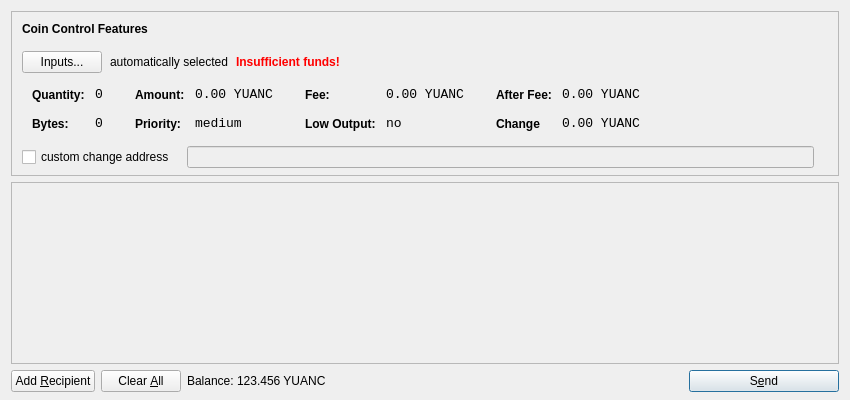
<?xml version="1.0" encoding="UTF-8"?>
<ui version="4.0">
 <class>SendCoinsDialog</class>
 <widget class="QDialog" name="SendCoinsDialog">
  <property name="geometry">
   <rect>
    <x>0</x>
    <y>0</y>
    <width>850</width>
    <height>400</height>
   </rect>
  </property>
  <property name="windowTitle">
   <string>Send Coins</string>
  </property>
  <layout class="QVBoxLayout" name="verticalLayout" stretch="0,1,0">
   <property name="bottomMargin">
    <number>8</number>
   </property>
   <item>
    <widget class="QFrame" name="frameCoinControl">
     <property name="sizePolicy">
      <sizepolicy hsizetype="Expanding" vsizetype="Expanding">
       <horstretch>0</horstretch>
       <verstretch>0</verstretch>
      </sizepolicy>
     </property>
     <property name="maximumSize">
      <size>
       <width>16777215</width>
       <height>16777215</height>
      </size>
     </property>
     <property name="frameShape">
      <enum>QFrame::StyledPanel</enum>
     </property>
     <property name="frameShadow">
      <enum>QFrame::Sunken</enum>
     </property>
     <layout class="QVBoxLayout" name="verticalLayoutCoinControl2">
      <property name="spacing">
       <number>-1</number>
      </property>
      <property name="leftMargin">
       <number>0</number>
      </property>
      <property name="topMargin">
       <number>0</number>
      </property>
      <property name="rightMargin">
       <number>0</number>
      </property>
      <property name="bottomMargin">
       <number>6</number>
      </property>
      <item>
       <layout class="QVBoxLayout" name="verticalLayoutCoinControl" stretch="0,0,0,0,1">
        <property name="spacing">
         <number>0</number>
        </property>
        <property name="leftMargin">
         <number>10</number>
        </property>
        <property name="topMargin">
         <number>10</number>
        </property>
        <item>
         <layout class="QHBoxLayout" name="horizontalLayoutCoinControl1">
          <property name="bottomMargin">
           <number>15</number>
          </property>
          <item>
           <widget class="QLabel" name="labelCoinControlFeatures">
            <property name="sizePolicy">
             <sizepolicy hsizetype="Preferred" vsizetype="Maximum">
              <horstretch>0</horstretch>
              <verstretch>0</verstretch>
             </sizepolicy>
            </property>
            <property name="font">
             <font>
              <weight>75</weight>
              <bold>true</bold>
             </font>
            </property>
            <property name="styleSheet">
             <string notr="true">font-weight:bold;</string>
            </property>
            <property name="text">
             <string>Coin Control Features</string>
            </property>
           </widget>
          </item>
         </layout>
        </item>
        <item>
         <layout class="QHBoxLayout" name="horizontalLayoutCoinControl2" stretch="0,0,0,0">
          <property name="spacing">
           <number>8</number>
          </property>
          <property name="bottomMargin">
           <number>10</number>
          </property>
          <item>
           <widget class="QPushButton" name="pushButtonCoinControl">
            <property name="styleSheet">
             <string notr="true"/>
            </property>
            <property name="text">
             <string>Inputs...</string>
            </property>
           </widget>
          </item>
          <item>
           <widget class="QLabel" name="labelCoinControlAutomaticallySelected">
            <property name="text">
             <string>automatically selected</string>
            </property>
            <property name="margin">
             <number>5</number>
            </property>
           </widget>
          </item>
          <item>
           <widget class="QLabel" name="labelCoinControlInsuffFunds">
            <property name="font">
             <font>
              <weight>75</weight>
              <bold>true</bold>
             </font>
            </property>
            <property name="styleSheet">
             <string notr="true">color:red;font-weight:bold;</string>
            </property>
            <property name="text">
             <string>Insufficient funds!</string>
            </property>
            <property name="margin">
             <number>5</number>
            </property>
           </widget>
          </item>
          <item>
           <spacer name="horizontalSpacerCoinControl">
            <property name="orientation">
             <enum>Qt::Horizontal</enum>
            </property>
            <property name="sizeHint" stdset="0">
             <size>
              <width>40</width>
              <height>1</height>
             </size>
            </property>
           </spacer>
          </item>
         </layout>
        </item>
        <item>
         <widget class="QWidget" name="widgetCoinControl" native="true">
          <property name="sizePolicy">
           <sizepolicy hsizetype="Preferred" vsizetype="Preferred">
            <horstretch>0</horstretch>
            <verstretch>0</verstretch>
           </sizepolicy>
          </property>
          <property name="minimumSize">
           <size>
            <width>0</width>
            <height>0</height>
           </size>
          </property>
          <property name="styleSheet">
           <string notr="true"/>
          </property>
          <layout class="QHBoxLayout" name="horizontalLayoutCoinControl5">
           <property name="margin">
            <number>0</number>
           </property>
           <item>
            <layout class="QHBoxLayout" name="horizontalLayoutCoinControl3" stretch="0,0,0,1">
             <property name="spacing">
              <number>20</number>
             </property>
             <property name="topMargin">
              <number>0</number>
             </property>
             <property name="bottomMargin">
              <number>10</number>
             </property>
             <item>
              <layout class="QFormLayout" name="formLayoutCoinControl1">
               <property name="horizontalSpacing">
                <number>10</number>
               </property>
               <property name="verticalSpacing">
                <number>14</number>
               </property>
               <property name="leftMargin">
                <number>10</number>
               </property>
               <property name="topMargin">
                <number>4</number>
               </property>
               <property name="rightMargin">
                <number>6</number>
               </property>
               <item row="0" column="0">
                <widget class="QLabel" name="labelCoinControlQuantityText">
                 <property name="styleSheet">
                  <string notr="true">font-weight:bold;</string>
                 </property>
                 <property name="text">
                  <string>Quantity:</string>
                 </property>
                 <property name="margin">
                  <number>0</number>
                 </property>
                </widget>
               </item>
               <item row="0" column="1">
                <widget class="QLabel" name="labelCoinControlQuantity">
                 <property name="font">
                  <font>
                   <family>Monospace</family>
                   <pointsize>10</pointsize>
                  </font>
                 </property>
                 <property name="cursor">
                  <cursorShape>IBeamCursor</cursorShape>
                 </property>
                 <property name="contextMenuPolicy">
                  <enum>Qt::ActionsContextMenu</enum>
                 </property>
                 <property name="text">
                  <string>0</string>
                 </property>
                 <property name="margin">
                  <number>0</number>
                 </property>
                 <property name="textInteractionFlags">
                  <set>Qt::LinksAccessibleByMouse|Qt::TextSelectableByKeyboard|Qt::TextSelectableByMouse</set>
                 </property>
                </widget>
               </item>
               <item row="1" column="0">
                <widget class="QLabel" name="labelCoinControlBytesText">
                 <property name="styleSheet">
                  <string notr="true">font-weight:bold;</string>
                 </property>
                 <property name="text">
                  <string>Bytes:</string>
                 </property>
                </widget>
               </item>
               <item row="1" column="1">
                <widget class="QLabel" name="labelCoinControlBytes">
                 <property name="font">
                  <font>
                   <family>Monospace</family>
                   <pointsize>10</pointsize>
                  </font>
                 </property>
                 <property name="cursor">
                  <cursorShape>IBeamCursor</cursorShape>
                 </property>
                 <property name="contextMenuPolicy">
                  <enum>Qt::ActionsContextMenu</enum>
                 </property>
                 <property name="text">
                  <string>0</string>
                 </property>
                 <property name="textInteractionFlags">
                  <set>Qt::LinksAccessibleByMouse|Qt::TextSelectableByKeyboard|Qt::TextSelectableByMouse</set>
                 </property>
                </widget>
               </item>
              </layout>
             </item>
             <item>
              <layout class="QFormLayout" name="formLayoutCoinControl2">
               <property name="horizontalSpacing">
                <number>10</number>
               </property>
               <property name="verticalSpacing">
                <number>14</number>
               </property>
               <property name="leftMargin">
                <number>6</number>
               </property>
               <property name="topMargin">
                <number>4</number>
               </property>
               <property name="rightMargin">
                <number>6</number>
               </property>
               <item row="0" column="0">
                <widget class="QLabel" name="labelCoinControlAmountText">
                 <property name="styleSheet">
                  <string notr="true">font-weight:bold;</string>
                 </property>
                 <property name="text">
                  <string>Amount:</string>
                 </property>
                 <property name="margin">
                  <number>0</number>
                 </property>
                </widget>
               </item>
               <item row="0" column="1">
                <widget class="QLabel" name="labelCoinControlAmount">
                 <property name="font">
                  <font>
                   <family>Monospace</family>
                   <pointsize>10</pointsize>
                  </font>
                 </property>
                 <property name="cursor">
                  <cursorShape>IBeamCursor</cursorShape>
                 </property>
                 <property name="contextMenuPolicy">
                  <enum>Qt::ActionsContextMenu</enum>
                 </property>
                 <property name="text">
                  <string>0.00 YUANC</string>
                 </property>
                 <property name="textInteractionFlags">
                  <set>Qt::LinksAccessibleByMouse|Qt::TextSelectableByKeyboard|Qt::TextSelectableByMouse</set>
                 </property>
                </widget>
               </item>
               <item row="1" column="0">
                <widget class="QLabel" name="labelCoinControlPriorityText">
                 <property name="styleSheet">
                  <string notr="true">font-weight:bold;</string>
                 </property>
                 <property name="text">
                  <string>Priority:</string>
                 </property>
                </widget>
               </item>
               <item row="1" column="1">
                <widget class="QLabel" name="labelCoinControlPriority">
                 <property name="font">
                  <font>
                   <family>Monospace</family>
                   <pointsize>10</pointsize>
                  </font>
                 </property>
                 <property name="cursor">
                  <cursorShape>IBeamCursor</cursorShape>
                 </property>
                 <property name="contextMenuPolicy">
                  <enum>Qt::ActionsContextMenu</enum>
                 </property>
                 <property name="text">
                  <string>medium</string>
                 </property>
                 <property name="textInteractionFlags">
                  <set>Qt::LinksAccessibleByMouse|Qt::TextSelectableByKeyboard|Qt::TextSelectableByMouse</set>
                 </property>
                </widget>
               </item>
              </layout>
             </item>
             <item>
              <layout class="QFormLayout" name="formLayoutCoinControl3">
               <property name="horizontalSpacing">
                <number>10</number>
               </property>
               <property name="verticalSpacing">
                <number>14</number>
               </property>
               <property name="leftMargin">
                <number>6</number>
               </property>
               <property name="topMargin">
                <number>4</number>
               </property>
               <property name="rightMargin">
                <number>6</number>
               </property>
               <item row="0" column="0">
                <widget class="QLabel" name="labelCoinControlFeeText">
                 <property name="styleSheet">
                  <string notr="true">font-weight:bold;</string>
                 </property>
                 <property name="text">
                  <string>Fee:</string>
                 </property>
                 <property name="margin">
                  <number>0</number>
                 </property>
                </widget>
               </item>
               <item row="0" column="1">
                <widget class="QLabel" name="labelCoinControlFee">
                 <property name="font">
                  <font>
                   <family>Monospace</family>
                   <pointsize>10</pointsize>
                  </font>
                 </property>
                 <property name="cursor">
                  <cursorShape>IBeamCursor</cursorShape>
                 </property>
                 <property name="contextMenuPolicy">
                  <enum>Qt::ActionsContextMenu</enum>
                 </property>
                 <property name="text">
                  <string>0.00 YUANC</string>
                 </property>
                 <property name="textInteractionFlags">
                  <set>Qt::LinksAccessibleByMouse|Qt::TextSelectableByKeyboard|Qt::TextSelectableByMouse</set>
                 </property>
                </widget>
               </item>
               <item row="1" column="0">
                <widget class="QLabel" name="labelCoinControlLowOutputText">
                 <property name="styleSheet">
                  <string notr="true">font-weight:bold;</string>
                 </property>
                 <property name="text">
                  <string>Low Output:</string>
                 </property>
                </widget>
               </item>
               <item row="1" column="1">
                <widget class="QLabel" name="labelCoinControlLowOutput">
                 <property name="font">
                  <font>
                   <family>Monospace</family>
                   <pointsize>10</pointsize>
                  </font>
                 </property>
                 <property name="cursor">
                  <cursorShape>IBeamCursor</cursorShape>
                 </property>
                 <property name="contextMenuPolicy">
                  <enum>Qt::ActionsContextMenu</enum>
                 </property>
                 <property name="text">
                  <string>no</string>
                 </property>
                 <property name="textInteractionFlags">
                  <set>Qt::LinksAccessibleByMouse|Qt::TextSelectableByKeyboard|Qt::TextSelectableByMouse</set>
                 </property>
                </widget>
               </item>
              </layout>
             </item>
             <item>
              <layout class="QFormLayout" name="formLayoutCoinControl4">
               <property name="horizontalSpacing">
                <number>10</number>
               </property>
               <property name="verticalSpacing">
                <number>14</number>
               </property>
               <property name="leftMargin">
                <number>6</number>
               </property>
               <property name="topMargin">
                <number>4</number>
               </property>
               <property name="rightMargin">
                <number>6</number>
               </property>
               <item row="0" column="0">
                <widget class="QLabel" name="labelCoinControlAfterFeeText">
                 <property name="styleSheet">
                  <string notr="true">font-weight:bold;</string>
                 </property>
                 <property name="text">
                  <string>After Fee:</string>
                 </property>
                 <property name="margin">
                  <number>0</number>
                 </property>
                </widget>
               </item>
               <item row="0" column="1">
                <widget class="QLabel" name="labelCoinControlAfterFee">
                 <property name="font">
                  <font>
                   <family>Monospace</family>
                   <pointsize>10</pointsize>
                  </font>
                 </property>
                 <property name="cursor">
                  <cursorShape>IBeamCursor</cursorShape>
                 </property>
                 <property name="contextMenuPolicy">
                  <enum>Qt::ActionsContextMenu</enum>
                 </property>
                 <property name="text">
                  <string>0.00 YUANC</string>
                 </property>
                 <property name="textInteractionFlags">
                  <set>Qt::LinksAccessibleByMouse|Qt::TextSelectableByKeyboard|Qt::TextSelectableByMouse</set>
                 </property>
                </widget>
               </item>
               <item row="1" column="0">
                <widget class="QLabel" name="labelCoinControlChangeText">
                 <property name="styleSheet">
                  <string notr="true">font-weight:bold;</string>
                 </property>
                 <property name="text">
                  <string>Change</string>
                 </property>
                </widget>
               </item>
               <item row="1" column="1">
                <widget class="QLabel" name="labelCoinControlChange">
                 <property name="font">
                  <font>
                   <family>Monospace</family>
                   <pointsize>10</pointsize>
                  </font>
                 </property>
                 <property name="cursor">
                  <cursorShape>IBeamCursor</cursorShape>
                 </property>
                 <property name="contextMenuPolicy">
                  <enum>Qt::ActionsContextMenu</enum>
                 </property>
                 <property name="text">
                  <string>0.00 YUANC</string>
                 </property>
                 <property name="textInteractionFlags">
                  <set>Qt::LinksAccessibleByMouse|Qt::TextSelectableByKeyboard|Qt::TextSelectableByMouse</set>
                 </property>
                </widget>
               </item>
              </layout>
             </item>
            </layout>
           </item>
          </layout>
         </widget>
        </item>
        <item>
         <layout class="QHBoxLayout" name="horizontalLayoutCoinControl4" stretch="0,0,0">
          <property name="spacing">
           <number>12</number>
          </property>
          <property name="sizeConstraint">
           <enum>QLayout::SetDefaultConstraint</enum>
          </property>
          <property name="topMargin">
           <number>5</number>
          </property>
          <property name="rightMargin">
           <number>5</number>
          </property>
          <item>
           <widget class="QCheckBox" name="checkBoxCoinControlChange">
            <property name="text">
             <string>custom change address</string>
            </property>
           </widget>
          </item>
          <item>
           <widget class="QLineEdit" name="lineEditCoinControlChange">
            <property name="enabled">
             <bool>false</bool>
            </property>
            <property name="sizePolicy">
             <sizepolicy hsizetype="Expanding" vsizetype="Fixed">
              <horstretch>0</horstretch>
              <verstretch>0</verstretch>
             </sizepolicy>
            </property>
           </widget>
          </item>
          <item>
           <widget class="QLabel" name="labelCoinControlChangeLabel">
            <property name="sizePolicy">
             <sizepolicy hsizetype="Preferred" vsizetype="Expanding">
              <horstretch>0</horstretch>
              <verstretch>0</verstretch>
             </sizepolicy>
            </property>
            <property name="minimumSize">
             <size>
              <width>0</width>
              <height>0</height>
             </size>
            </property>
            <property name="text">
             <string/>
            </property>
            <property name="margin">
             <number>3</number>
            </property>
           </widget>
          </item>
         </layout>
        </item>
        <item>
         <spacer name="verticalSpacerCoinControl">
          <property name="orientation">
           <enum>Qt::Vertical</enum>
          </property>
          <property name="sizeHint" stdset="0">
           <size>
            <width>800</width>
            <height>1</height>
           </size>
          </property>
         </spacer>
        </item>
       </layout>
      </item>
     </layout>
    </widget>
   </item>
   <item>
    <widget class="QScrollArea" name="scrollArea">
     <property name="widgetResizable">
      <bool>true</bool>
     </property>
     <widget class="QWidget" name="scrollAreaWidgetContents">
      <property name="geometry">
       <rect>
        <x>0</x>
        <y>0</y>
        <width>830</width>
        <height>165</height>
       </rect>
      </property>
      <layout class="QVBoxLayout" name="verticalLayout_2">
       <property name="margin">
        <number>0</number>
       </property>
       <item>
        <layout class="QVBoxLayout" name="entries">
         <property name="spacing">
          <number>6</number>
         </property>
        </layout>
       </item>
       <item>
        <spacer name="verticalSpacer">
         <property name="orientation">
          <enum>Qt::Vertical</enum>
         </property>
         <property name="sizeHint" stdset="0">
          <size>
           <width>20</width>
           <height>40</height>
          </size>
         </property>
        </spacer>
       </item>
      </layout>
     </widget>
    </widget>
   </item>
   <item>
    <layout class="QHBoxLayout" name="horizontalLayout">
     <item>
      <widget class="QPushButton" name="addButton">
       <property name="toolTip">
        <string>Send to multiple recipients at once</string>
       </property>
       <property name="text">
        <string>Add &amp;Recipient</string>
       </property>
       <property name="icon">
        <iconset resource="../bitcoin.qrc">
         <normaloff>:/icons/add</normaloff>:/icons/add</iconset>
       </property>
       <property name="autoDefault">
        <bool>false</bool>
       </property>
      </widget>
     </item>
     <item>
      <widget class="QPushButton" name="clearButton">
       <property name="sizePolicy">
        <sizepolicy hsizetype="Minimum" vsizetype="Fixed">
         <horstretch>0</horstretch>
         <verstretch>0</verstretch>
        </sizepolicy>
       </property>
       <property name="toolTip">
        <string>Remove all transaction fields</string>
       </property>
       <property name="text">
        <string>Clear &amp;All</string>
       </property>
       <property name="icon">
        <iconset resource="../bitcoin.qrc">
         <normaloff>:/icons/remove</normaloff>:/icons/remove</iconset>
       </property>
       <property name="autoRepeatDelay">
        <number>300</number>
       </property>
       <property name="autoDefault">
        <bool>false</bool>
       </property>
      </widget>
     </item>
     <item>
      <layout class="QHBoxLayout" name="horizontalLayout_2">
       <property name="spacing">
        <number>3</number>
       </property>
       <item>
        <widget class="QLabel" name="label">
         <property name="sizePolicy">
          <sizepolicy hsizetype="Preferred" vsizetype="Fixed">
           <horstretch>0</horstretch>
           <verstretch>0</verstretch>
          </sizepolicy>
         </property>
         <property name="text">
          <string>Balance:</string>
         </property>
        </widget>
       </item>
       <item>
        <widget class="QLabel" name="labelBalance">
         <property name="sizePolicy">
          <sizepolicy hsizetype="Preferred" vsizetype="Fixed">
           <horstretch>0</horstretch>
           <verstretch>0</verstretch>
          </sizepolicy>
         </property>
         <property name="cursor">
          <cursorShape>IBeamCursor</cursorShape>
         </property>
         <property name="text">
          <string>123.456 YUANC</string>
         </property>
         <property name="textInteractionFlags">
          <set>Qt::LinksAccessibleByMouse|Qt::TextSelectableByKeyboard|Qt::TextSelectableByMouse</set>
         </property>
        </widget>
       </item>
      </layout>
     </item>
     <item>
      <spacer name="horizontalSpacer">
       <property name="orientation">
        <enum>Qt::Horizontal</enum>
       </property>
       <property name="sizeHint" stdset="0">
        <size>
         <width>40</width>
         <height>20</height>
        </size>
       </property>
      </spacer>
     </item>
     <item>
      <widget class="QPushButton" name="sendButton">
       <property name="minimumSize">
        <size>
         <width>150</width>
         <height>0</height>
        </size>
       </property>
       <property name="toolTip">
        <string>Confirm the send action</string>
       </property>
       <property name="text">
        <string>S&amp;end</string>
       </property>
       <property name="icon">
        <iconset resource="../bitcoin.qrc">
         <normaloff>:/icons/send</normaloff>:/icons/send</iconset>
       </property>
       <property name="default">
        <bool>true</bool>
       </property>
      </widget>
     </item>
    </layout>
   </item>
  </layout>
 </widget>
 <resources>
  <include location="../bitcoin.qrc"/>
 </resources>
 <connections/>
</ui>
